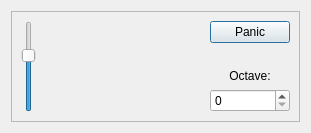
<?xml version="1.0" encoding="UTF-8"?>
<ui version="4.0">
 <class>keyboard</class>
 <widget class="QDialog" name="keyboard">
  <property name="geometry">
   <rect>
    <x>0</x>
    <y>0</y>
    <width>305</width>
    <height>121</height>
   </rect>
  </property>
  <property name="windowTitle">
   <string>Keyboard</string>
  </property>
  <layout class="QVBoxLayout" name="verticalLayout">
   <item>
    <widget class="QFrame" name="frame">
     <property name="frameShape">
      <enum>QFrame::StyledPanel</enum>
     </property>
     <property name="frameShadow">
      <enum>QFrame::Raised</enum>
     </property>
     <layout class="QGridLayout" name="gridLayout">
      <item row="2" column="2">
       <widget class="QLabel" name="label">
        <property name="text">
         <string>Octave:</string>
        </property>
        <property name="alignment">
         <set>Qt::AlignCenter</set>
        </property>
       </widget>
      </item>
      <item row="0" column="1" rowspan="4">
       <widget class="KeyboardWidget" name="keys" native="true">
        <property name="minimumSize">
         <size>
          <width>162</width>
          <height>91</height>
         </size>
        </property>
       </widget>
      </item>
      <item row="3" column="2">
       <widget class="QSpinBox" name="octave">
        <property name="sizePolicy">
         <sizepolicy hsizetype="Fixed" vsizetype="Fixed">
          <horstretch>0</horstretch>
          <verstretch>0</verstretch>
         </sizepolicy>
        </property>
        <property name="minimumSize">
         <size>
          <width>80</width>
          <height>0</height>
         </size>
        </property>
        <property name="maximum">
         <number>9</number>
        </property>
       </widget>
      </item>
      <item row="0" column="2">
       <widget class="QPushButton" name="panic">
        <property name="sizePolicy">
         <sizepolicy hsizetype="Fixed" vsizetype="Fixed">
          <horstretch>0</horstretch>
          <verstretch>0</verstretch>
         </sizepolicy>
        </property>
        <property name="text">
         <string>Panic</string>
        </property>
       </widget>
      </item>
      <item row="1" column="2">
       <spacer name="verticalSpacer">
        <property name="orientation">
         <enum>Qt::Vertical</enum>
        </property>
        <property name="sizeHint" stdset="0">
         <size>
          <width>20</width>
          <height>40</height>
         </size>
        </property>
       </spacer>
      </item>
      <item row="0" column="0" rowspan="4">
       <widget class="QSlider" name="velocity">
        <property name="value">
         <number>64</number>
        </property>
        <property name="orientation">
         <enum>Qt::Vertical</enum>
        </property>
       </widget>
      </item>
     </layout>
    </widget>
   </item>
  </layout>
 </widget>
 <customwidgets>
  <customwidget>
   <class>KeyboardWidget</class>
   <extends>QWidget</extends>
   <header>ui/keyboard_widget.h</header>
   <container>1</container>
  </customwidget>
 </customwidgets>
 <tabstops>
  <tabstop>velocity</tabstop>
  <tabstop>octave</tabstop>
 </tabstops>
 <resources/>
 <connections/>
</ui>
